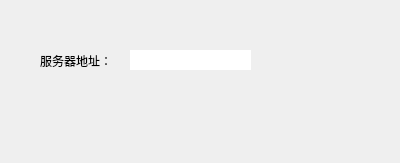
<?xml version="1.0" encoding="UTF-8"?>
<ui version="4.0">
 <class>EbDialogConnectSetting</class>
 <widget class="QDialog" name="EbDialogConnectSetting">
  <property name="geometry">
   <rect>
    <x>0</x>
    <y>0</y>
    <width>400</width>
    <height>163</height>
   </rect>
  </property>
  <property name="windowTitle">
   <string>Dialog</string>
  </property>
  <widget class="QLabel" name="labelServerAddress">
   <property name="geometry">
    <rect>
     <x>40</x>
     <y>40</y>
     <width>71</width>
     <height>41</height>
    </rect>
   </property>
   <property name="text">
    <string>服务器地址：</string>
   </property>
  </widget>
  <widget class="QLineEdit" name="lineEditServerAddress">
   <property name="geometry">
    <rect>
     <x>130</x>
     <y>50</y>
     <width>121</width>
     <height>20</height>
    </rect>
   </property>
   <property name="text">
    <string/>
   </property>
   <property name="maxLength">
    <number>64</number>
   </property>
   <property name="frame">
    <bool>false</bool>
   </property>
  </widget>
 </widget>
 <resources/>
 <connections/>
</ui>
